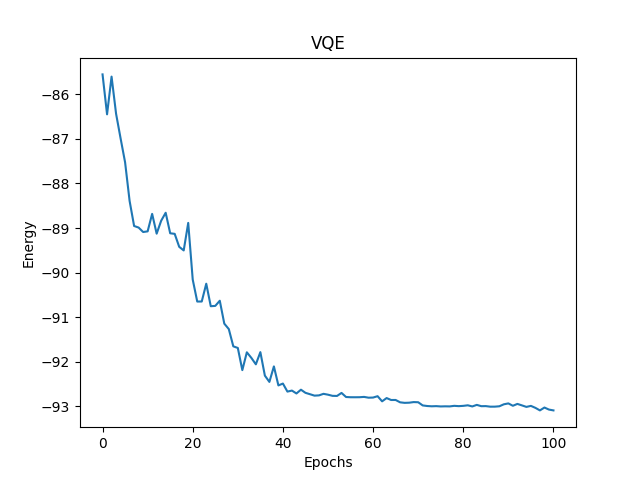

This figure's Python source:
import openfermion
import openfermionpyscf
from openfermion.transforms import jordan_wigner, get_fermion_operator

import os
import timeit

import cudaq
import matplotlib.pyplot as plt
from scipy.optimize import minimize
import numpy as np
import sys
from ase.build import molecule
from mpi4py import MPI

def vqe():
    global rank
    atoms = molecule('N2')
    geometry = [(atom.symbol, atom.position.tolist()) for atom in atoms]
    basis = 'sto3g'
    multiplicity = 1
    charge = 0
    
    molecule_ = openfermionpyscf.run_pyscf(
        openfermion.MolecularData(geometry, basis, multiplicity, charge))
    
    molecular_hamiltonian = molecule_.get_molecular_hamiltonian()
    
    fermion_hamiltonian = get_fermion_operator(molecular_hamiltonian)
    
    qubit_hamiltonian = jordan_wigner(fermion_hamiltonian)
    
    spin_ham = cudaq.SpinOperator(qubit_hamiltonian)
    electron_count = molecule_.n_electrons
    qubit_count = 2 * molecule_.n_orbitals
    
    @cudaq.kernel
    def kernel(qubit_num: int, electron_num: int, thetas: list[float]):
        qubits = cudaq.qvector(qubit_num)
    
        for i in range(electron_num):
            x(qubits[i])
    
        cudaq.kernels.uccsd(qubits, thetas, electron_num, qubit_num)
    
    
    parameter_count = cudaq.kernels.uccsd_num_parameters(electron_count,
                                                         qubit_count)
    if rank == 0:
        print(f"electrons: {electron_count}, qubit count: {qubit_count}, parameters: {parameter_count}")
    
    def cost(theta):
    
        exp_val = cudaq.observe(kernel, spin_ham, qubit_count, electron_count,
                                theta).expectation()
    
        return exp_val
    
    
    exp_vals = []
    
    
    counter = {'n': 0}
    def callback(xk):
        energy = cost(xk)
        exp_vals.append(energy)
        counter['n'] += 1
        if rank == 0:
            print(f"Iteration {counter['n']}:{energy}", flush=True)
    
    # Initial variational parameters.
    np.random.seed(42)
    x0 = np.random.normal(0, 1, parameter_count)
    
    start_time = timeit.default_timer()
    result = minimize(cost,
                      x0,
                      method='COBYLA',
                      callback=callback,
                      tol=1e-6,
                      options={'maxiter': 100})
    end_time = timeit.default_timer()
    total_time = end_time - start_time
    deltae = exp_vals[-1] - exp_vals[-2]
    if rank == 0:
        print(f"Epochs: {len(exp_vals)}, del_e: {deltae}, time={total_time}")
        plt.plot(exp_vals)
        plt.xlabel('Epochs')
        plt.ylabel('Energy')
        plt.title('VQE')
        plt.savefig(f"vqe.png")
    return min(exp_vals),total_time
if __name__ == "__main__":
    cudaq.set_target('nvidia',option='mgpu')
    rank = 0
    e0,time=vqe()
    if rank == 0:
        with open(f"result.csv", "w") as write_csv:
            write_csv.write(str(e0) + "," + str(time) + "\n")
